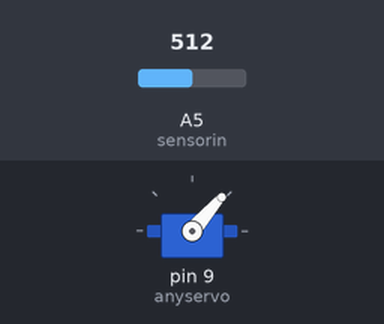
A sketch run on a simulated Arduino Uno, built with avr-gcc and run on an emulated ATmega328P. On the bench: servo. The inputs (shaded band) are chosen by the test bench; at power-on: A5 (sensorin) = 512. What the sketch prints to the serial monitor is not drawn.

Above: at 4.8 s.
4.9 s: A5 (sensorin) set to 494
At 5.4 s:
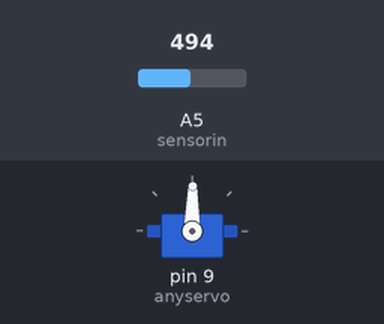
At 7.9 s:
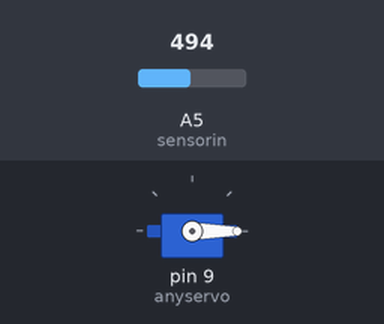
9.9 s: A5 (sensorin) set to 510
14.9 s: A5 (sensorin) set to 490
At 15.16 s:
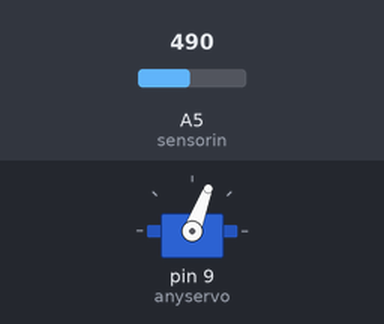
Timing chart, 0 to 18.6 s (numbered marks = the images above; inputs shaded):
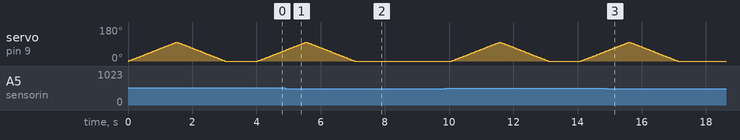

Measured:
- the behaviour switches between 501 and 500 on A5 (sensorin) (found by bisection; images 0 and 1)
- after the input at 4.9 s, servo on pin 9 (anyservo): goes on until 7.1 s, then stays 0°
- after the input at 14.9 s, servo on pin 9 (anyservo): goes on until 17.1 s, then stays 0°

The sketch:

moisture.ino
```cpp
#include<Servo.h>
Servo anyservo;
int pos=0;
int sensorin=5;
int sensorvalue=0;
void setup()
{
  anyservo.attach(9);
  Serial.begin(9600);
}
void loop()
{
  sensorvalue=analogRead(sensorin);
  Serial.println("sensed value");
  Serial.print(sensorvalue);
  if(sensorvalue>500)
  {
    for(pos=0;pos<100;pos+=1)
    {
      anyservo.write(pos);
      delay(15);
    }
    for(pos=100;pos>=0;pos-=1)
     {
      anyservo.write(pos);
      delay(15);
    }
  }
  delay(1000);
}
```
